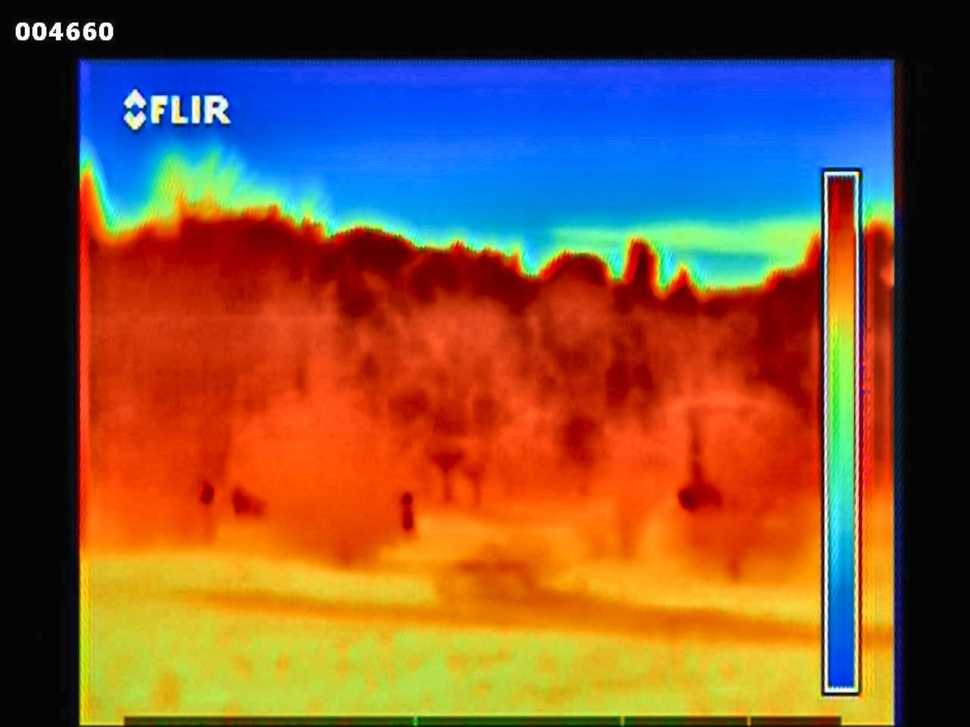
#> input picture data/sample/1497.jpg, 970 x 727 px, shrunk from 1280 x 960 before the run
$ python -i preprocessing.py   (imports and definitions only)
#> lines starting #> are read from the running program, lines starting #| are printed output that depends on the picture
"""Tiền xử lý chuyên biệt cho ảnh nhiệt (thermal imaging).

Ảnh trong dataset là ảnh nhiệt đã được colorize bằng palette giả màu (false-color palette)
áp lên một kênh cường độ nhiệt duy nhất - không phải RGB độc lập từng kênh (đã verify:
tương quan R-B âm, đặc trưng của palette kiểu ironbow/jet). Vì vậy khi tăng tương phản
phải làm trên kênh độ sáng (L trong không gian LAB), không phải từng kênh R/G/B riêng lẻ,
nếu không sẽ làm lệch màu so với palette gốc.
"""

import cv2
import numpy as np


def denoise_bilateral(image: np.ndarray, d: int = 5, sigma_color: float = 50,
                       sigma_space: float = 50) -> np.ndarray:
    """Bilateral filter - giảm nhiễu cảm biến nhiệt nhưng vẫn giữ biên vật thể nhỏ (người ở xa)."""
#> called with d = 5, sigma_color = 50, sigma_space = 50
    return cv2.bilateralFilter(image, d, sigma_color, sigma_space)
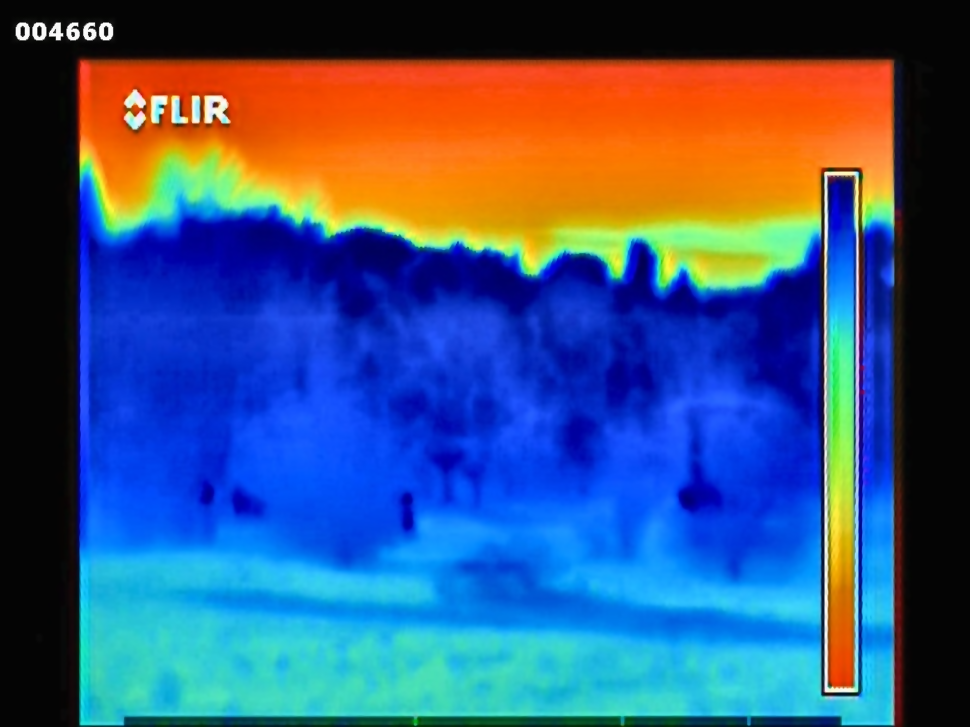
#> returned value: shape (727, 970, 3); mean of channels 0, 1, 2 123.6, 84.4, 59.8; drawn as B, G, R


def apply_clahe(image: np.ndarray, clip_limit: float = 2.0,
                 tile_grid_size: tuple = (8, 8)) -> np.ndarray:
    """CLAHE trên kênh L (LAB) - tăng tương phản cục bộ, giữ nguyên quan hệ màu của palette gốc."""
#> called with clip_limit = 2, tile_grid_size = (8, 8)
    lab = cv2.cvtColor(image, cv2.COLOR_RGB2LAB)
#> lab: shape (727, 970, 3); mean of channels 0, 1, 2 112, 151, 150.1
    l, a, b = cv2.split(lab)
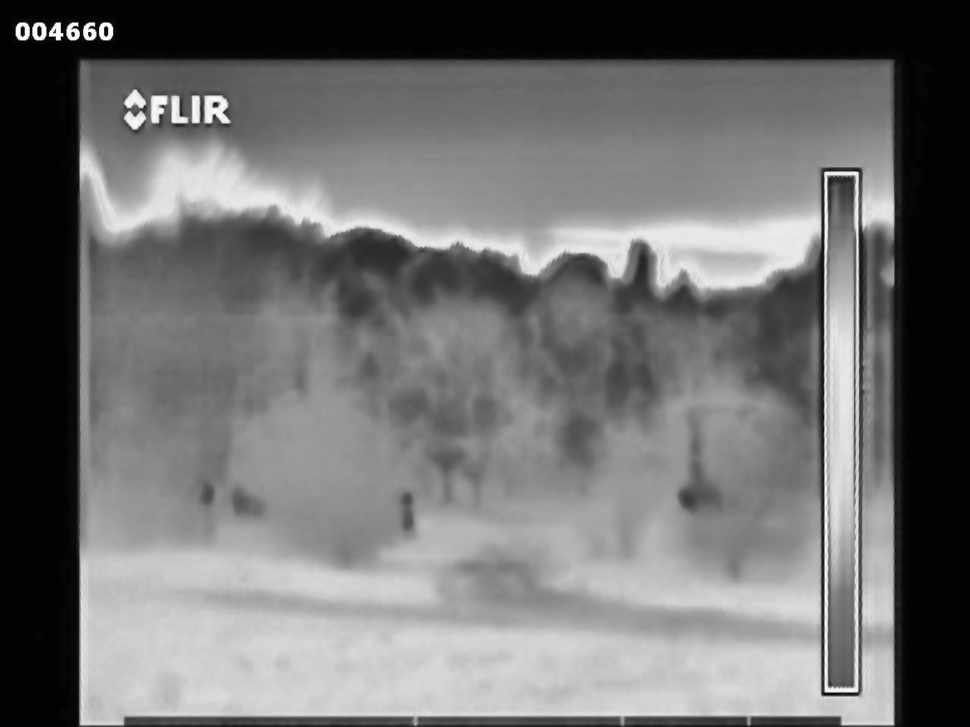
#> l: shape (727, 970); min 2, max 254, mean 112
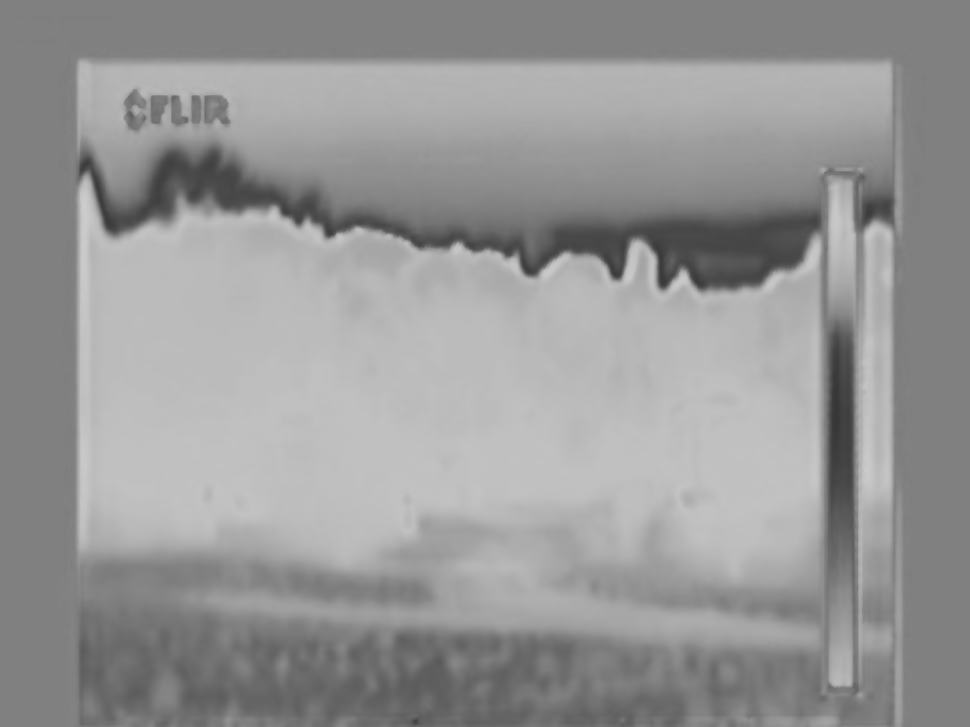
#> a: shape (727, 970); min 54, max 204, mean 151
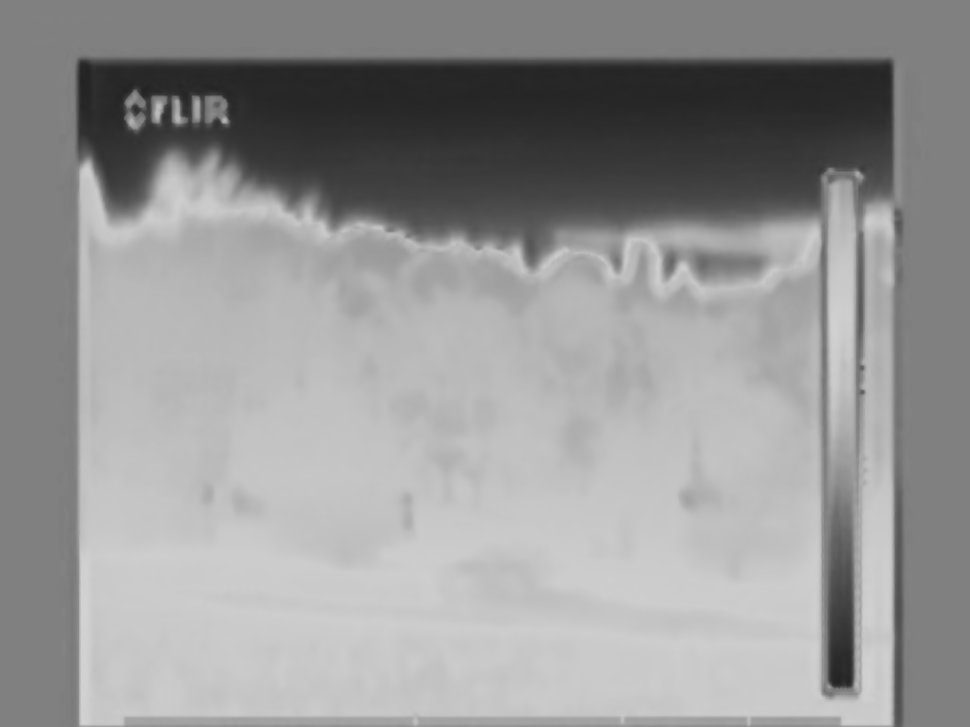
#> b: shape (727, 970); min 34, max 211, mean 150.1
    clahe = cv2.createCLAHE(clipLimit=clip_limit, tileGridSize=tuple(tile_grid_size))
    l_eq = clahe.apply(l)
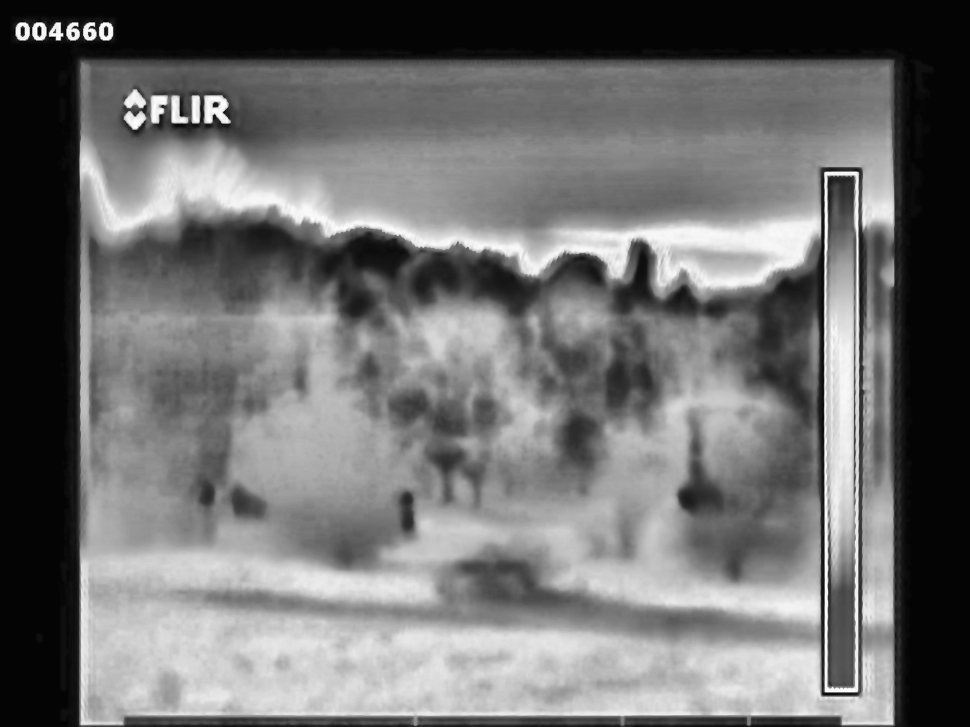
#> l_eq: shape (727, 970); min 4, max 254, mean 111.4
    lab_eq = cv2.merge((l_eq, a, b))
#> lab_eq: shape (727, 970, 3); mean of channels 0, 1, 2 111.4, 151, 150.1
    return cv2.cvtColor(lab_eq, cv2.COLOR_LAB2RGB)
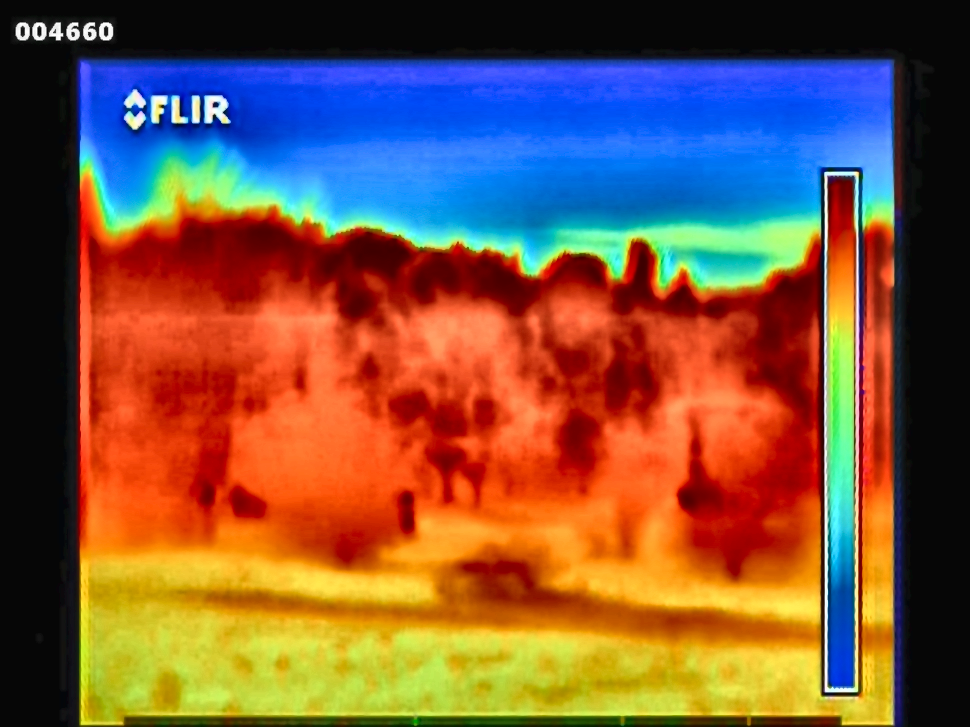
#> returned value: shape (727, 970, 3); mean R, G, B 123.3, 84.8, 63.2


def preprocess_thermal_image(image: np.ndarray, denoise_params: dict = None,
                              clahe_params: dict = None) -> np.ndarray:
    """Pipeline chuẩn cho ảnh nhiệt: denoise trước (tránh CLAHE khuếch đại nhiễu),
    rồi tăng tương phản cục bộ bằng CLAHE. Không đổi kích thước/dtype ảnh -> bbox
    (toạ độ pixel) vẫn giữ nguyên giá trị sau bước này."""
    image = denoise_bilateral(image, **(denoise_params or {}))
    image = apply_clahe(image, **(clahe_params or {}))
    return image

>>> import cv2
>>> picture = cv2.cvtColor(cv2.imread('../../data/sample/1497.jpg'), cv2.COLOR_BGR2RGB)
>>> result = preprocess_thermal_image(picture)

$ run again, on data/sample/2979.jpg
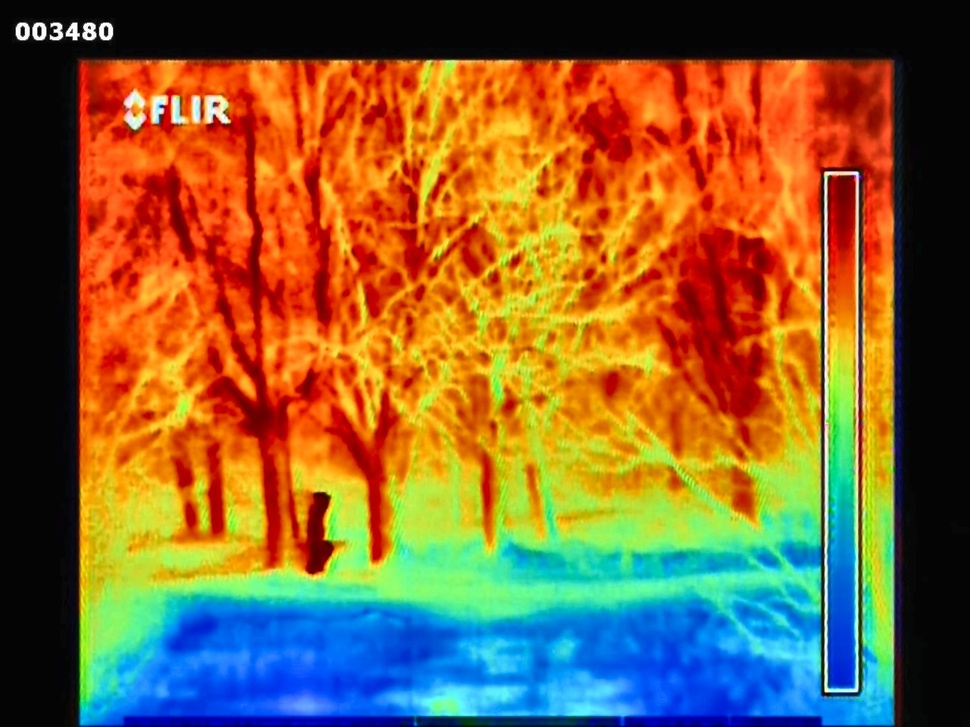
#> input picture data/sample/2979.jpg, 970 x 727 px, shrunk from 1280 x 960 before the run
#> lab: shape (727, 970, 3); mean of channels 0, 1, 2 121.4, 145.5, 158.3
#> in apply_clahe, `l_eq = clahe.apply(l)`:
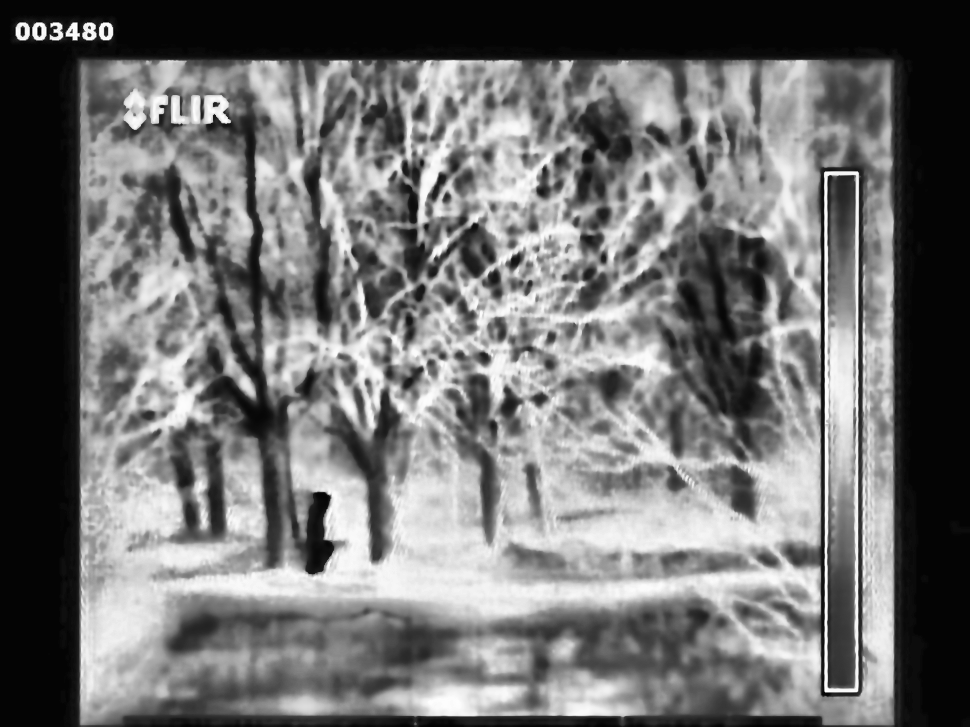
#> l_eq: shape (727, 970); min 1, max 254, mean 113.4
#> lab_eq: shape (727, 970, 3); mean of channels 0, 1, 2 113.4, 145.5, 158.3
#> in apply_clahe, `return cv2.cvtColor(lab_eq, cv2.COLOR_LAB2RGB)`:
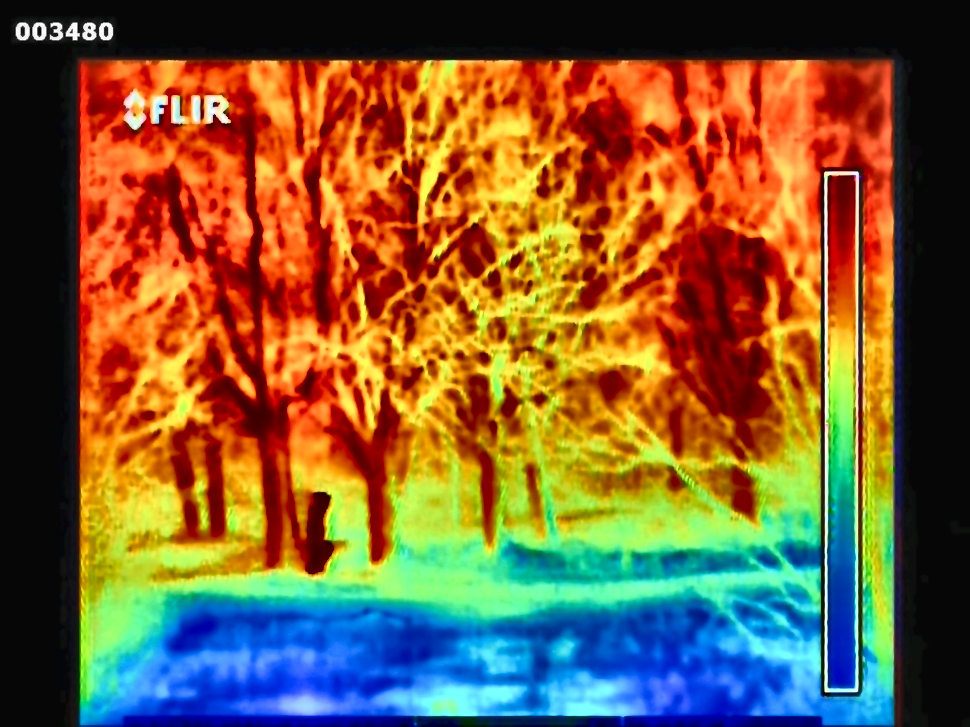
#> returned value: shape (727, 970, 3); mean R, G, B 123.7, 91.4, 52.9

$ run again, on data/sample/3492.jpg
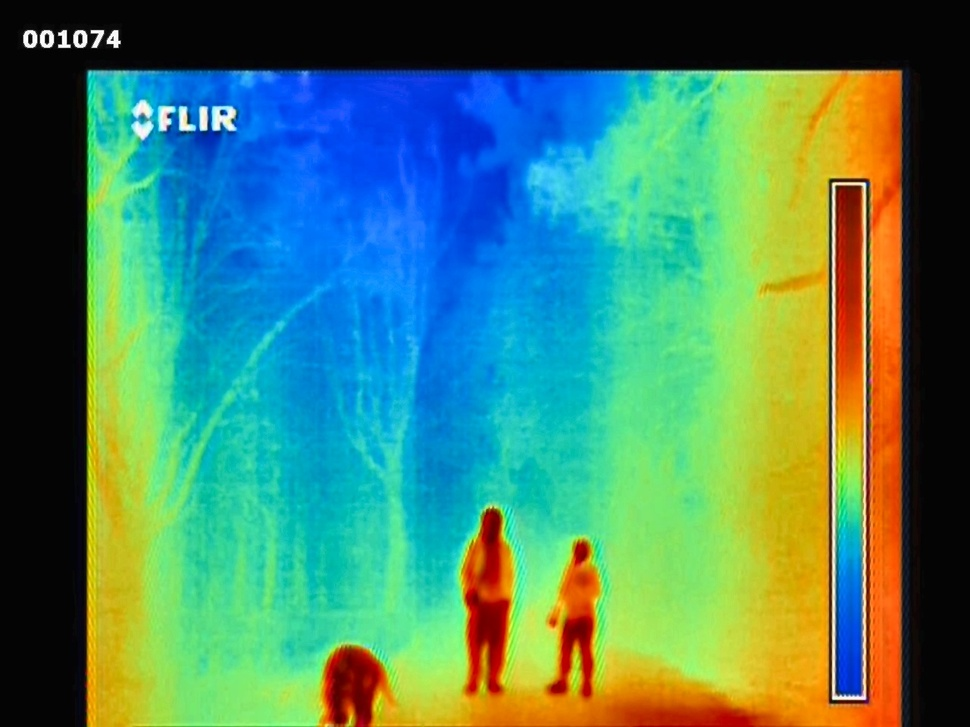
#> input picture data/sample/3492.jpg, 970 x 727 px, shrunk from 1280 x 960 before the run
#> lab: shape (727, 970, 3); mean of channels 0, 1, 2 131.3, 117.3, 137.4
#> in apply_clahe, `l_eq = clahe.apply(l)`:
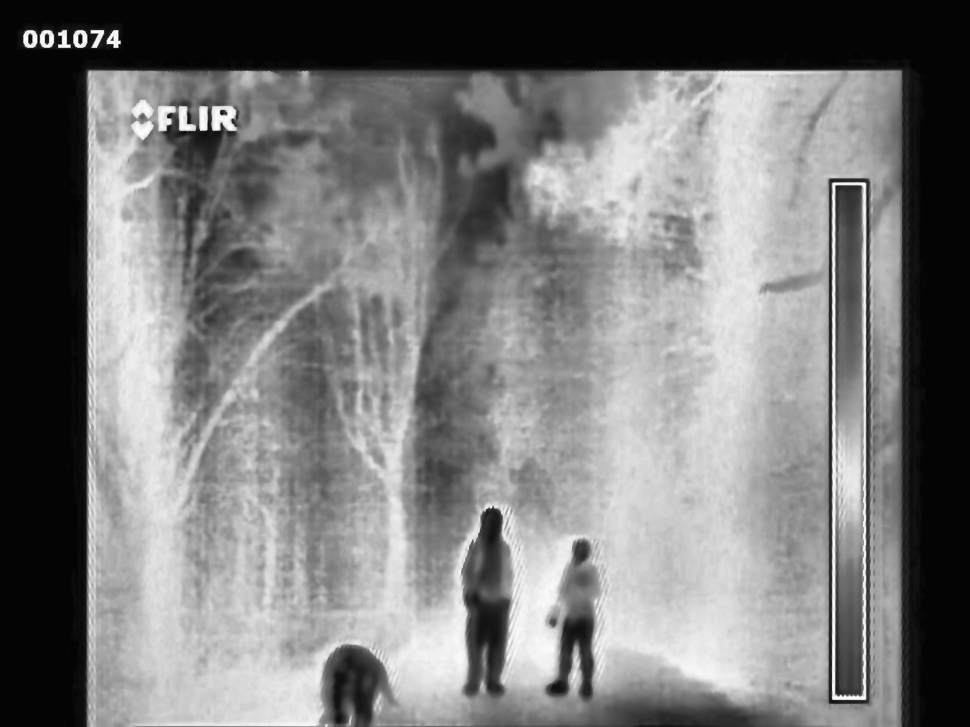
#> l_eq: shape (727, 970); min 2, max 255, mean 122.5
#> lab_eq: shape (727, 970, 3); mean of channels 0, 1, 2 122.5, 117.3, 137.4
#> in apply_clahe, `return cv2.cvtColor(lab_eq, cv2.COLOR_LAB2RGB)`:
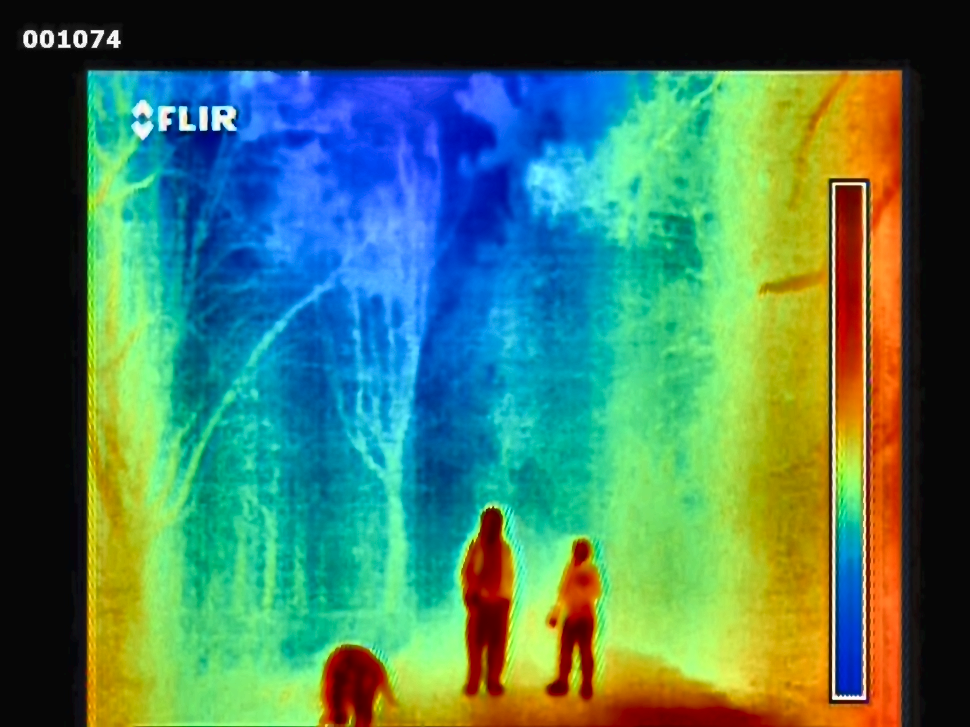
#> returned value: shape (727, 970, 3); mean R, G, B 69.5, 121.7, 94.8
